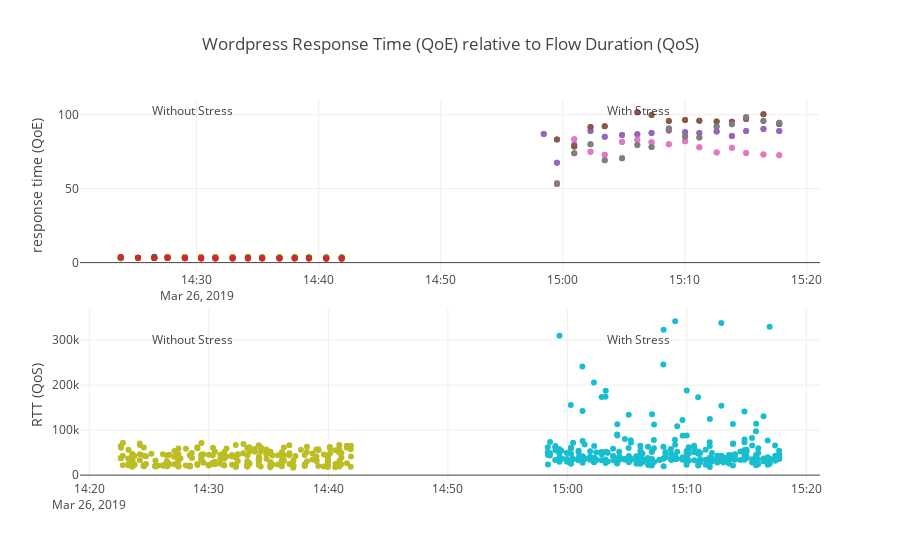

Write notebook code for a chart like this one.
### Code cell
plotQoEQoS(dfJmeterNoStress,dfJmeterWithStress,dfSkydiveFlowsNoStress,dfSkydiveFlowsWithStress,'_source.RTT','RTT (QoS)',"Wordpress Response Time (QoE) relative to Flow Duration (QoS)")
